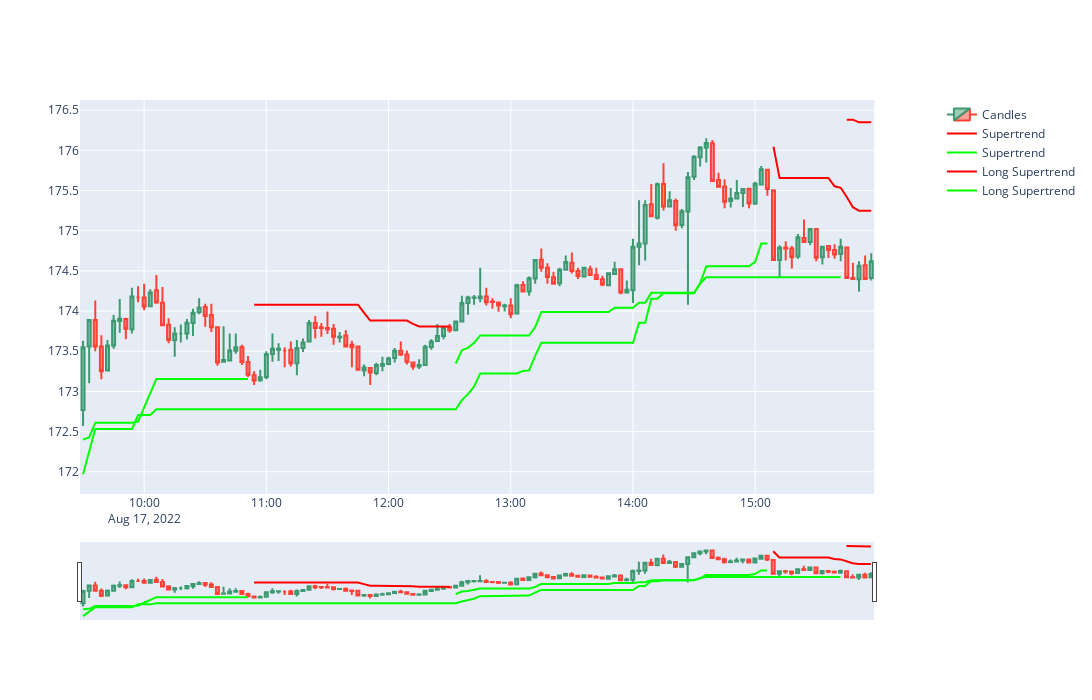

Notebook code for this chart:
### Code cell
plot_data(df)

### Figure 1 — Plotly figure (JSON) as saved in the notebook; plotly's stock layout.template omitted (floating-point values rounded to 4 significant figures; data arrays with more than 128 entries replaced by an {"elided": "..."} marker saying what was removed)
{"data": [{"close": {"elided": "131 float values"}, "high": {"elided": "131 float values"}, "low": {"elided": "131 float values"}, "name": "Candles", "open": {"elided": "131 float values"}, "type": "candlestick", "x": {"elided": "131 str values"}}, {"marker": {"color": "#F00"}, "name": "Supertrend", "type": "scatter", "x": {"elided": "131 str values"}, "y": {"elided": "131 float values"}}, {"marker": {"color": "#0F0"}, "name": "Supertrend", "type": "scatter", "x": {"elided": "131 str values"}, "y": {"elided": "131 float values"}}, {"marker": {"color": "#F00"}, "name": "Long Supertrend", "type": "scatter", "x": {"elided": "131 str values"}, "y": {"elided": "131 float values"}}, {"marker": {"color": "#0F0"}, "name": "Long Supertrend", "type": "scatter", "x": {"elided": "131 str values"}, "y": {"elided": "131 float values"}}], "layout": {"autosize": false, "height": 700, "width": 1200, "xaxis": {"anchor": "y", "domain": [0, 0.94], "rangebreaks": [{"bounds": ["sat", "mon"]}, {"bounds": [16, 9.5], "pattern": "hour"}], "rangeslider": {"visible": true}}, "yaxis": {"anchor": "x", "domain": [0, 1]}, "yaxis2": {"anchor": "x", "overlaying": "y", "side": "right"}}}
